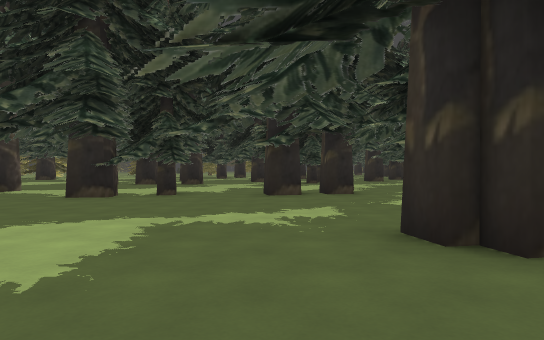
View 1 (above)

24 first-person views from a walk through a Godot game level. The camera is 1.2 m above the floor, looks level and sees 70° across. The floor is counted in squares, 2 m on a side. Each view is taken from the middle of a square. On the plan, view 1 faces up. The plan holds only what a view shows up to about 11 squares ahead; the rest is blank. The place goes on beyond the plan.

View 2
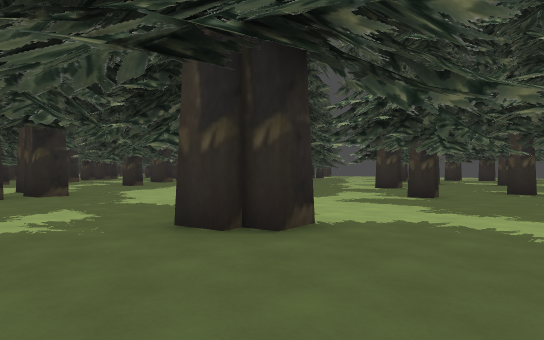

View 3
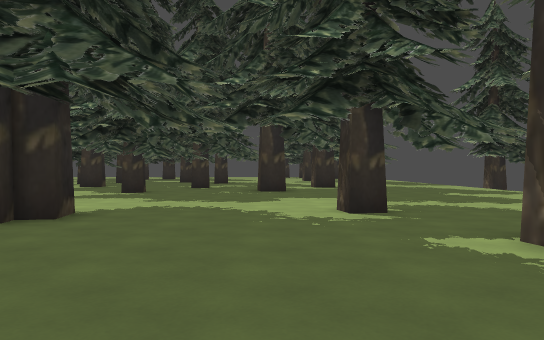

View 4
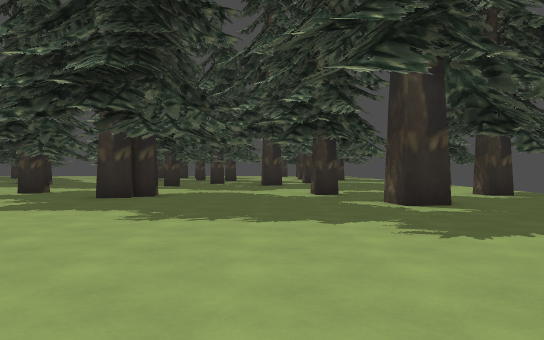

View 5
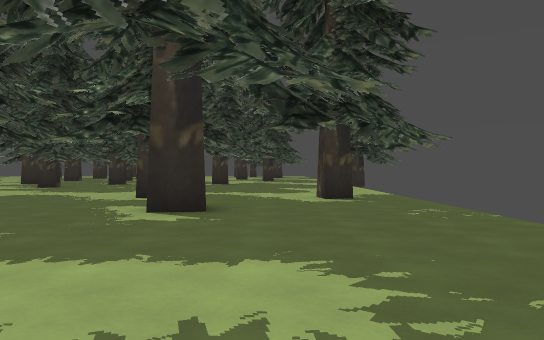

View 6
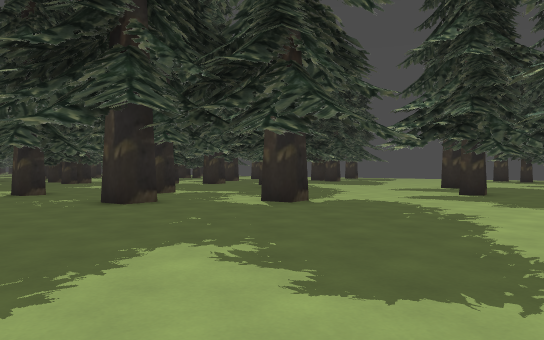

View 7
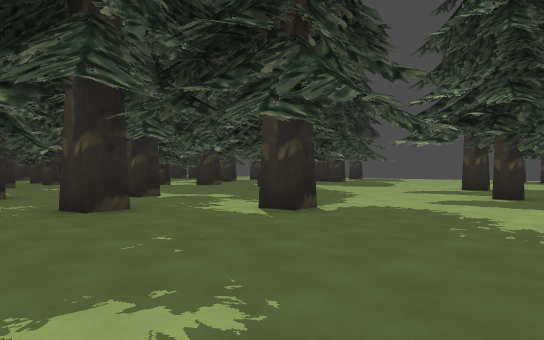

View 8
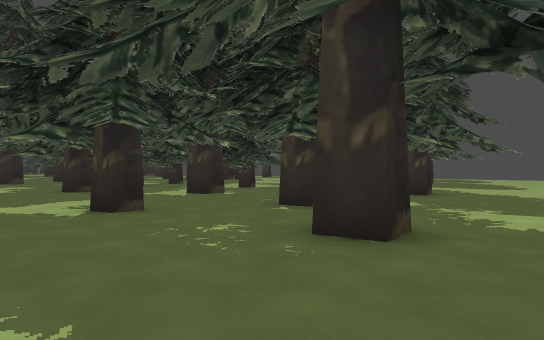

View 9
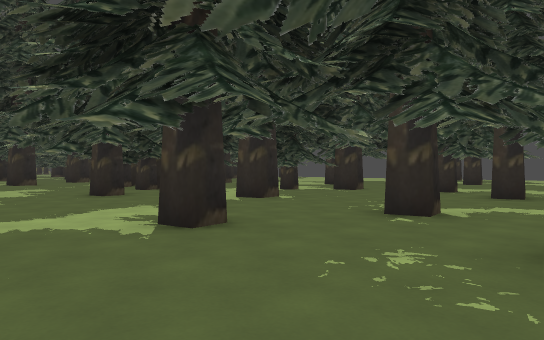

View 10
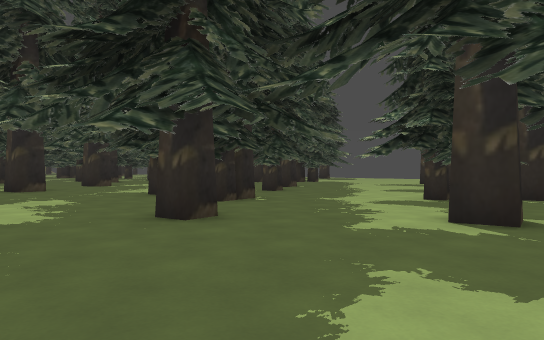

View 11
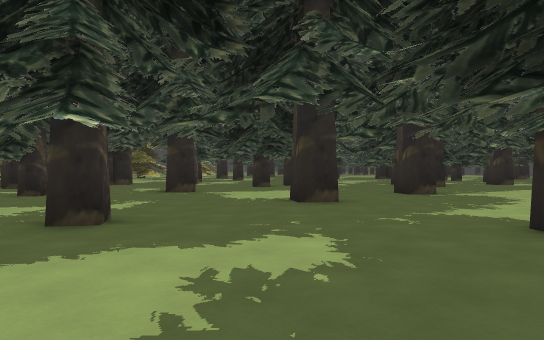

View 12
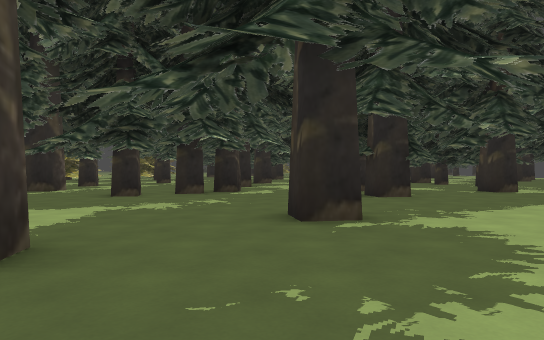

View 13
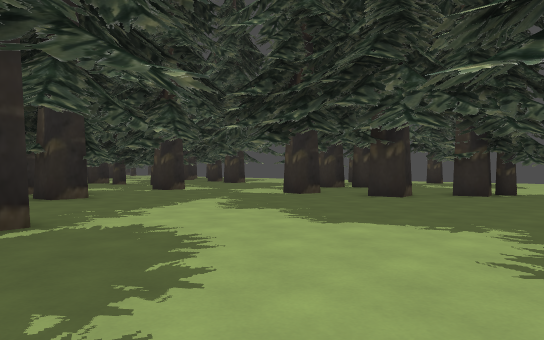

View 14
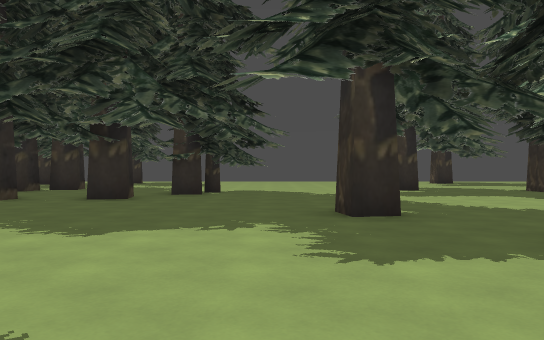

View 15
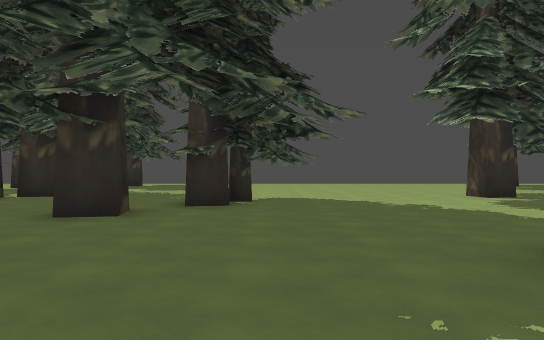

View 16
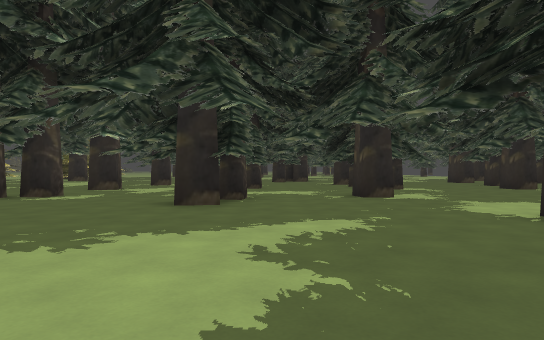

View 17
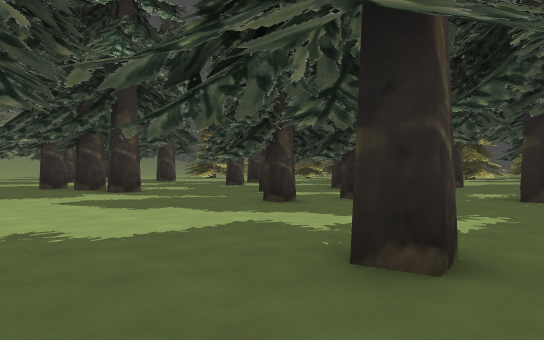

View 18
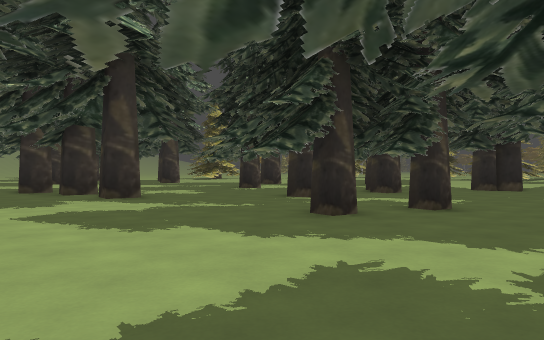

View 19
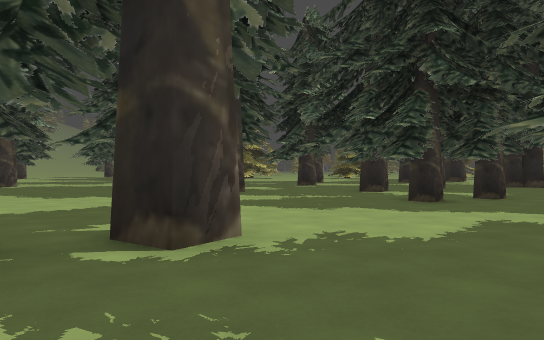

View 20
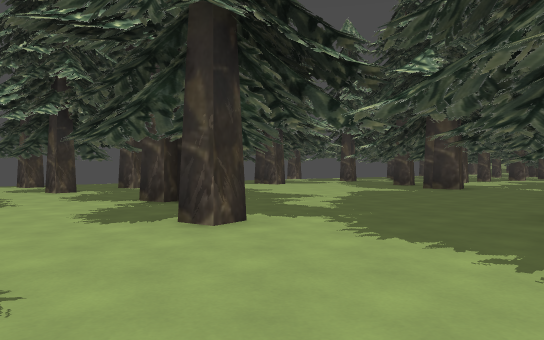

View 21
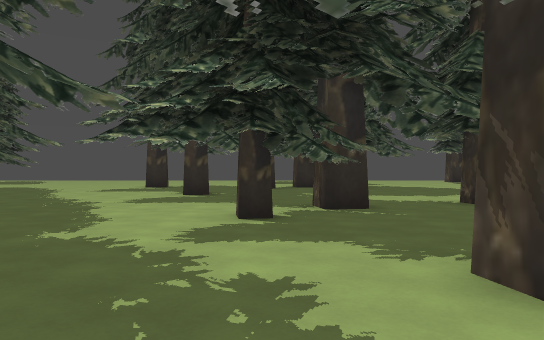

View 22
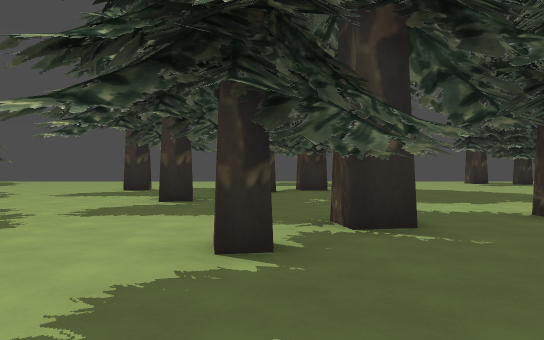

View 23
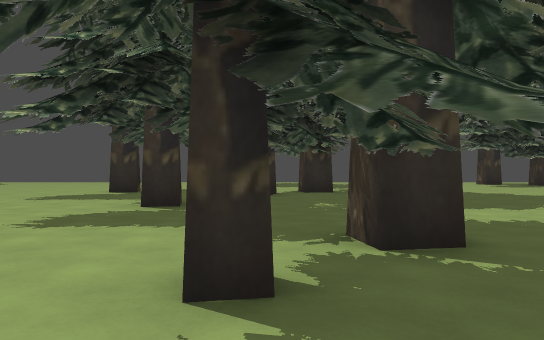

View 24
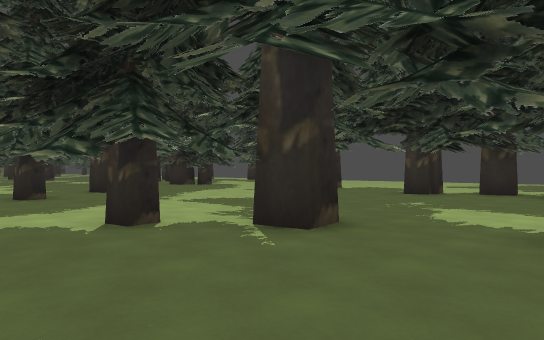

### Floor plan
Key: @ floor where view 1 was taken; # wall or solid block; x gap in a wall; . floor; ^ raised ledge; T thing the floor can be seen under or through.
Columns run from 7 left of view 1 to 24 right of it. Each row starts with its distance up from view 1.
 28                .....   .^  ...
 27                ..... .....^...
 26          # #.. ..#..#...#....
 25         ........#.. ##......
 24         .......#....##......
 23       ##.... ... ....^.......##
 22       .x.......  ...... ..#...#
 21         . ...#...............
 20    ...#............#............
 19   .. ... #................##....
 18   ... .. #......#..........##...
 17    .#.. ## ................^....
 16 #.#.....^ ..................  ..
 15 .......................#........
 14 .............#....#   ..........
 13 ........... .. .     #..........
 12 .........#... ..       .......#.
 11 ..  ......... ....T.............
 10 ... ...#.#......T  .......#...
  9  ..##.............   .. ......
  8  ...  ........ ..... T.. .. .#..
  7  ...............  #.  T...  ..#.
  6  .........#................ .#..
  5   ...... ...................
  4    ........ ...#.......#.. ..
  3     .....#.. ........#..    .
  2   ........... . .#...##     ...
  1  .................. .....   ...
  0 .......@.......#. .. .. .
 -1  .........#..............
 -2   .....#..........#.......
 -3   .....# .. ... ....... ..
 -4  ......... ..... .....#.
 -5   .......#..........^ ..
 -6    ............. ....
 -7      .. .......
 -8         x

Where each view was taken, in squares from view 1:
view 1: 0 up, 0 right, facing up
view 2: 0 up, 1 left, facing up-right
view 3: 0 up, 3 left, facing right
view 4: 0 up, 7 left, facing right
view 5: 4 down, 6 left, facing right
view 6: 7 down, 5 right, facing up-right
view 7: 6 down, 6 right, facing up-right
view 8: 2 down, 5 right, facing up-right
view 9: 0 up, 5 right, facing up-right
view 10: 5 up, 6 right, facing up-right
view 11: 10 up, 8 right, facing up
view 12: 15 up, 11 right, facing up
view 13: 15 up, 11 right, facing up-right
view 14: 16 up, 11 right, facing right
view 15: 17 up, 14 right, facing right
view 16: 17 up, 15 right, facing up
view 17: 12 up, 7 right, facing up-left
view 18: 13 up, 5 right, facing up-left
view 19: 10 up, 5 right, facing up-left
view 20: 10 up, 6 right, facing down-left
view 21: 8 up, 9 right, facing right
view 22: 8 up, 11 right, facing right
view 23: 8 up, 12 right, facing right
view 24: 4 up, 12 right, facing up-right
